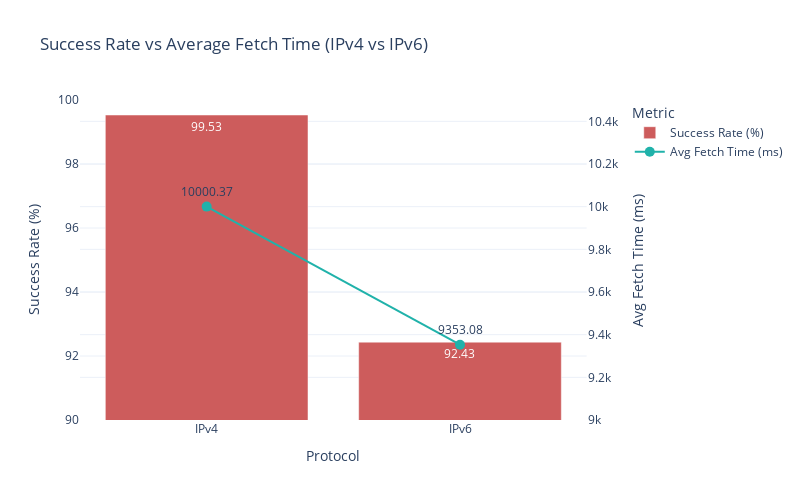

Notebook code cell kept with this figure:
### Markdown cell above
####  Bar Chart: Success Rate and Average Fetch Time for Downloading Metrics

### Code cell
fig2 = make_subplots(specs=[[{"secondary_y": True}]])
# Bar chart for Success Rate (%) on primary Y-axis
fig2.add_trace(
    go.Bar(
        x=download_stats_df['Protocol'],
        y=download_stats_df['Success Rate (%)'],
        name='Success Rate (%)',
        marker_color='indianred',
        text=download_stats_df['Success Rate (%)'].round(2),
        textposition='auto'
    ),
    secondary_y=False
)

# Line chart with markers for Avg Fetch Time (ms) on secondary Y-axis
fig2.add_trace(
    go.Scatter(
        x=download_stats_df['Protocol'],
        y=download_stats_df['Avg Fetch Time (ms)'],
        name='Avg Fetch Time (ms)',
        mode='lines+markers+text',
        marker=dict(color='lightseagreen', size=10),
        line=dict(color='lightseagreen', width=2),
        text=download_stats_df['Avg Fetch Time (ms)'].round(2),
        textposition='top center'
    ),
    secondary_y=True
)

# Update layout for clarity
fig2.update_layout(
    title='Success Rate vs Average Fetch Time (IPv4 vs IPv6)',
    xaxis_title='Protocol',
    height=500,
    width=800,
    template='plotly_white',
    legend_title='Metric',
    barmode='group'  # Only affects bars, not the line
)

fig2.update_yaxes(title_text='Success Rate (%)', secondary_y=False, range=[90, 100])  # Adjusted range for better visibility
fig2.update_yaxes(title_text='Avg Fetch Time (ms)', secondary_y=True, range=[9000, 10500])  # Adjusted range

# fig2.write_html("../reports/viz/download_performance/success_fetch_comparison_corrected.html")

### Figure 1 — Plotly figure (JSON) as saved in the notebook; plotly's stock layout.template omitted (floating-point values rounded to 4 significant figures)
{"data": [{"marker": {"color": "indianred"}, "name": "Success Rate (%)", "text": [99.53, 92.43], "textposition": "auto", "type": "bar", "x": ["IPv4", "IPv6"], "xaxis": "x", "y": [99.53, 92.43], "yaxis": "y"}, {"line": {"color": "lightseagreen", "width": 2}, "marker": {"color": "lightseagreen", "size": 10}, "mode": "lines+markers+text", "name": "Avg Fetch Time (ms)", "text": [10000.0, 9353.0], "textposition": "top center", "type": "scatter", "x": ["IPv4", "IPv6"], "xaxis": "x", "y": [10000.0, 9353.0], "yaxis": "y2"}], "layout": {"barmode": "group", "height": 500, "legend": {"title": {"text": "Metric"}}, "title": {"text": "Success Rate vs Average Fetch Time (IPv4 vs IPv6)"}, "width": 800, "xaxis": {"anchor": "y", "domain": [0, 0.94], "title": {"text": "Protocol"}}, "yaxis": {"anchor": "x", "domain": [0, 1], "range": [90, 100], "title": {"text": "Success Rate (%)"}}, "yaxis2": {"anchor": "x", "overlaying": "y", "range": [9000, 10500], "side": "right", "title": {"text": "Avg Fetch Time (ms)"}}}}
